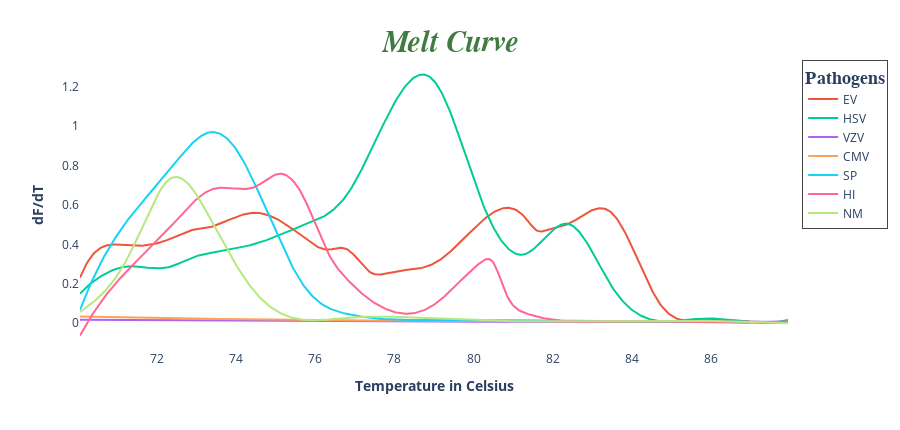

Source (notebook cell):
### Code cell
plot(melt_data)

### Figure 1 — Plotly figure (JSON) as saved in the notebook; plotly's stock layout.template omitted (floating-point values rounded to 4 significant figures; data arrays with more than 128 entries replaced by an {"elided": "..."} marker saying what was removed)
{"data": [{"hovertemplate": "<extra></extra>", "legendgroup": "", "marker": {"color": "#636efa", "symbol": "circle"}, "mode": "markers", "name": "", "orientation": "v", "showlegend": false, "type": "scatter", "xaxis": "x", "yaxis": "y"}, {"name": "EV", "type": "scatter", "x": {"elided": "538 float values"}, "y": {"elided": "538 float values"}}, {"name": "HSV", "type": "scatter", "x": {"elided": "538 float values"}, "y": {"elided": "538 float values"}}, {"name": "VZV", "type": "scatter", "x": {"elided": "538 float values"}, "y": {"elided": "538 float values"}}, {"name": "CMV", "type": "scatter", "x": {"elided": "538 float values"}, "y": {"elided": "538 float values"}}, {"name": "SP", "type": "scatter", "x": {"elided": "538 float values"}, "y": {"elided": "538 float values"}}, {"name": "HI", "type": "scatter", "x": {"elided": "538 float values"}, "y": {"elided": "538 float values"}}, {"name": "NM", "type": "scatter", "x": {"elided": "538 float values"}, "y": {"elided": "538 float values"}}], "layout": {"height": 430, "legend": {"bgcolor": "rgba(0,0,0,0)", "borderwidth": 1, "font": {"size": 12}, "groupclick": "togglegroup", "itemclick": "toggleothers", "itemdoubleclick": "toggleothers", "title": {"font": {"family": "Arial", "size": 18}, "text": "<b>Pathogens<b>"}, "tracegroupgap": 0}, "margin": {"t": 60}, "plot_bgcolor": "rgba(0,0,0,0)", "title": {"font": {"color": "#417B41", "family": "Arial", "size": 30}, "text": "<i><b>Melt Curve</b></i>", "x": 0.5, "xanchor": "center", "yanchor": "top"}, "width": 900, "xaxis": {"anchor": "y", "domain": [0, 1], "showgrid": false, "title": {"text": "<b>Temperature in Celsius</b>"}}, "yaxis": {"anchor": "x", "domain": [0, 1], "showgrid": false, "title": {"text": "<b>dF/dT</b>"}}}}
